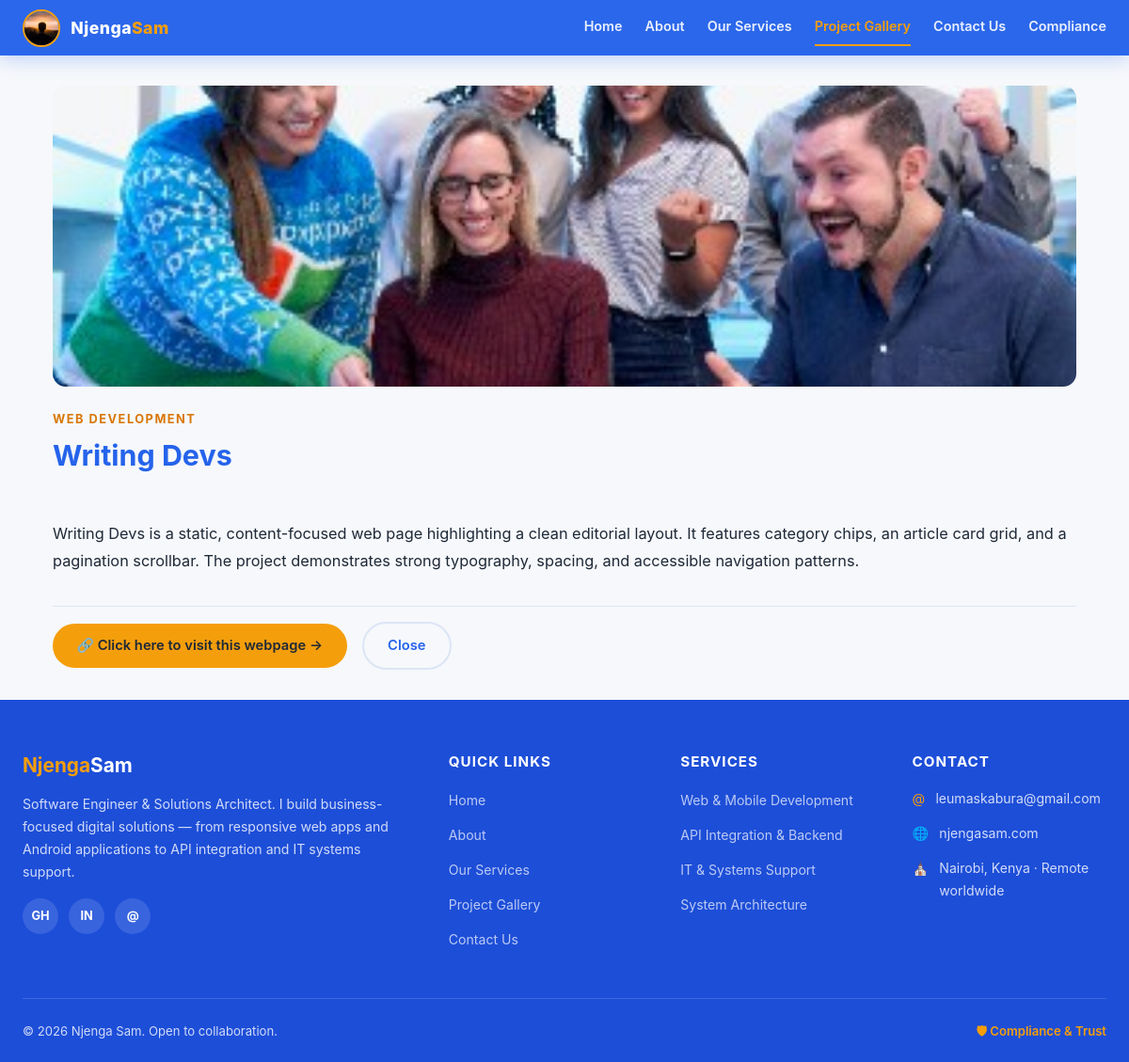
/project.php?slug=writing-devs, run on the app's committed database.
### tables this page shows
CREATE TABLE IF NOT EXISTS projects (
    id INT AUTO_INCREMENT PRIMARY KEY,
    title VARCHAR(255) NOT NULL,
    slug VARCHAR(255) NOT NULL UNIQUE,
    short_desc TEXT,
    full_desc TEXT,
    image VARCHAR(255) DEFAULT NULL,
    url VARCHAR(255) DEFAULT NULL,
    category VARCHAR(100) DEFAULT 'Web Development',
    display_order INT DEFAULT 0,
    is_published TINYINT(1) DEFAULT 1,
    created_at TIMESTAMP DEFAULT CURRENT_TIMESTAMP,
    updated_at TIMESTAMP DEFAULT CURRENT_TIMESTAMP ON UPDATE CURRENT_TIMESTAMP
);

### includes/functions.php (called while the page is built, shortened)
<?php
    function h($str)
    {
        return htmlspecialchars((string)$str, ENT_QUOTES, 'UTF-8');
    }
    function projectImage($filename)
    {
        $base = __DIR__ . '/..';
        $filename = basename($filename);
        if (file_exists($base . '/images/' . $filename)) {
            return SITE_URL . '/images/' . $filename;
        }
        return null;
    }
    function getProjectBySlug($slug)
    {
        $db = getDB();
        $stmt = $db->prepare("SELECT * FROM projects WHERE slug = ? LIMIT 1");
        $stmt->execute([$slug]);
        return $stmt->fetch();
    }

### project.php (the view, shortened to what this page needs)
<?php
require_once __DIR__ . '/includes/functions.php';
$slug = $_GET['slug'] ?? '';
$project = $slug ? getProjectBySlug($slug) : null;
?>
<?php
include __DIR__ . '/includes/header.php';
?>
<section class="p-detail">
    <div class="p-container">
        <div class="p-detail-image">
            <?php $imgSrc = projectImage($project['image']); ?>
            <?php if ($imgSrc): ?>
            <img src="<?php echo h($imgSrc); ?>" alt="<?php echo h($project['title']); ?>">
            <?php else: ?>
            &#128187;
            <?php endif; ?>
        </div>
        <div class="p-detail-category"><?php echo h($project['category']); ?></div>
        <h1><?php echo h($project['title']); ?></h1>
        <div class="p-detail-desc">
            <?php echo $project['full_desc']; ?>
        </div>
        <div class="p-detail-actions">
            <?php if (!empty($project['url'])): ?>
            <a href="<?php echo h($project['url']); ?>" target="_blank" rel="noopener noreferrer"
                class="p-btn p-btn-accent">&#128279; Click here to visit this webpage &rarr;</a>
            <?php else: ?>
            <span class="p-coming-soon">&#9203; Coming Soon — Live URL not yet available</span>
            <?php endif; ?>
            <a href="javascript:void(0)"
                onclick="if(window.parent && window.parent.closeProjectModal){window.parent.closeProjectModal();}else{window.closeProjectModal();}return false;"
                class="p-btn p-btn-outline">Close</a>
        </div>
    </div>
</section>
<?php include __DIR__ . '/includes/footer.php'; ?>

### css/portfolio.css (style rules this page uses)
:root { --primary: #2563EB; --primary-dark: #1D4ED8; --primary-light: #EFF4FF; --primary-extra-light: #F5F8FF; --accent: #F59E0B; --accent-dark: #D97706; --accent-light: #FEF3C7; --bg: #F6F8FB; --panel: #FFFFFF; --text: #1F2937; --text-muted: #6B7280; --border: #DCE5F5; --danger: #DC2626; --success: #16A34A; --shadow: 0 8px 30px rgba(15, 23, 42, 0.08); --shadow-lg: 0 20px 60px rgba(15, 23, 42, 0.14); --radius: 14px; --transition: all 0.25s ease; }
*, *::before, *::after { margin: 0; padding: 0; box-sizing: border-box; }
html { scroll-behavior: smooth; font-size: 16px; }
body { font-family: -apple-system, BlinkMacSystemFont, "Segoe UI", Roboto, "Helvetica Neue", sans-serif; background: var(--bg); color: var(--text); line-height: 1.7; min-height: 100vh; display: flex; flex-direction: column; overflow-x: hidden; }
img { max-width: 100%; height: auto; display: block; }
a { color: var(--primary); text-decoration: none; transition: var(--transition); }
h1, h2, h3, h4, h5, h6 { line-height: 1.3; font-weight: 700; color: var(--text); }
.p-container { width: 100%; max-width: 1200px; margin: 0 auto; padding: 0 1.5rem; }
.p-btn { display: inline-block; padding: 0.7rem 1.6rem; border-radius: 50px; font-size: 0.92rem; font-weight: 600; cursor: pointer; transition: var(--transition); border: none; text-align: center; }
.p-btn-accent { background: var(--accent); color: #1F2937; }
.p-btn-outline { background: transparent; border: 2px solid var(--border); color: var(--primary); }
.p-detail { padding: 2rem; background: var(--bg); min-height: 100%; }
.p-detail .p-detail-image { width: 100%; height: 320px; border-radius: var(--radius); overflow: hidden; background: var(--primary-light); margin-bottom: 1.5rem; display: flex; align-items: center; justify-content: center; font-size: 3.5rem; }
.p-detail .p-detail-image img { width: 100%; height: 100%; object-fit: cover; }
.p-detail .p-detail-category { color: var(--accent-dark); text-transform: uppercase; font-size: 0.8rem; font-weight: 700; letter-spacing: 1.5px; margin-bottom: 0.5rem; }
.p-detail h1 { font-size: 1.9rem; margin-bottom: 1.2rem; color: var(--primary); }
.p-detail .p-detail-desc { color: var(--text); font-size: 1.02rem; line-height: 1.8; margin-bottom: 2rem; white-space: pre-line; }
.p-detail-actions { display: flex; gap: 1rem; flex-wrap: wrap; align-items: center; padding-top: 1rem; border-top: 1px solid var(--border); }

### data on the page
projects: image (picture), category "WEB DEVELOPMENT", title "Writing Devs", full_desc "Writing Devs is a static, content-focused web page highlighting a clean editorial layout. It features category chips, an article card grid, and a pagination scrollbar. The project demonstrates strong typography, spacing, and accessible navigation patterns."

### other printed values
SITE_NAME "Njenga Sam"
